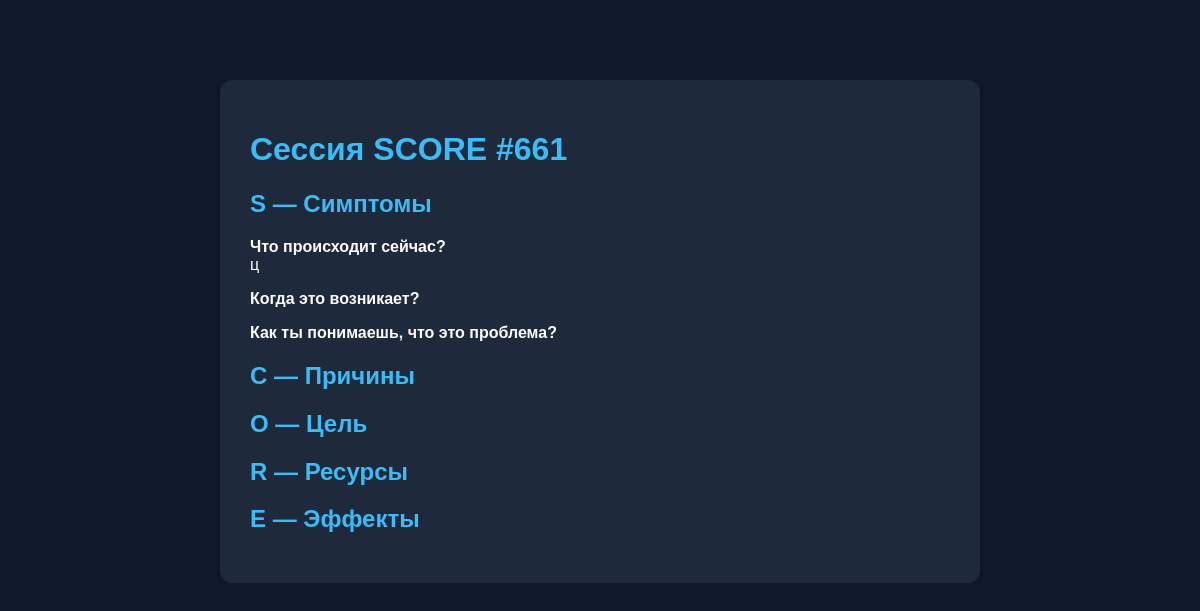
The app's page /report/661/ with its own data.
### core/models.py (models this page shows, shortened)
class Session(models.Model):
    created_at = models.DateTimeField(auto_now_add=True)

class Answer(models.Model):
    session = models.ForeignKey(Session, on_delete=models.CASCADE)
    step = models.CharField(max_length=1)  # S, C, O, R, E
    question = models.TextField()
    answer = models.TextField()
    order = models.IntegerField(default=0)

### core/views.py (the view)
# urls.py: path('report/<int:session_id>/', views.report),
def report(request, session_id):
    session = Session.objects.get(id=session_id)
    answers = Answer.objects.filter(session=session).order_by("step", "order")
    data = defaultdict(list)
    for ans in answers:
        data[ans.step].append(ans)
    return render(request, "core/report.html", {
        "data": data,
        "session": session
    })

### core/templates/core/report.html (shortened to what this page needs)
{% load static %}
<link rel="stylesheet" href="{% static 'core/style.css' %}">
<div class="container">
    <h1>Сессия SCORE #{{ session.id }}</h1>
    <h2>S — Симптомы</h2>
    {% for a in data.S %}
        <p><b>{{ a.question }}</b><br>{{ a.answer }}</p>
    {% endfor %}
    <h2>C — Причины</h2>
    <h2>O — Цель</h2>
    <h2>R — Ресурсы</h2>
    <h2>E — Эффекты</h2>
</div>

### core/static/core/style.css (style rules this page uses)
.container { max-width: 700px; margin: 80px auto; padding: 30px; background: #1e293b; border-radius: 12px; }
h1, h2 { color: #38bdf8; }

### records on screen
Session: id "661"
Answer: question "Что происходит сейчас?", answer "ц"
Answer: question "Когда это возникает?"
Answer: question "Как ты понимаешь, что это проблема?"
